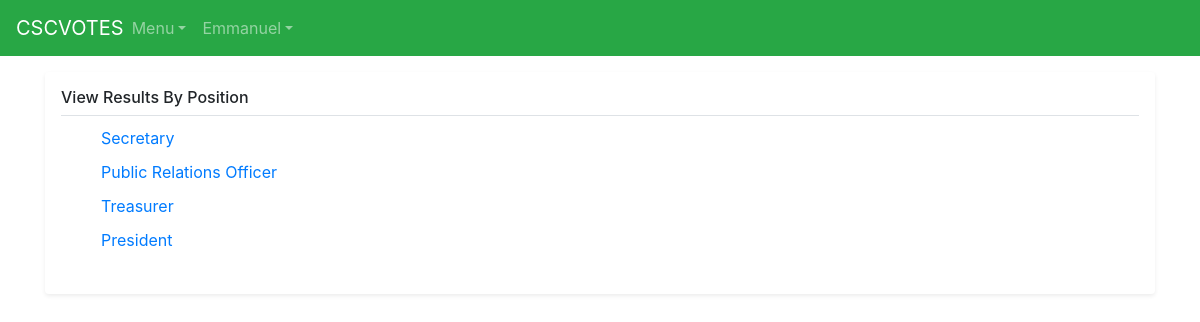
The app's page /users/results.php (signed in) with its own data.
### tables this page shows
CREATE TABLE `position` (
  `id` int(11) NOT NULL,
  `name` varchar(70) NOT NULL
);

### users/results.php (the view, shortened to what this page needs)
<?php include "includes/header.php";?>
<main role="main" class="container">
  <div class="my-3 p-3 bg-white rounded shadow-sm">
      <h6 class="border-bottom border-gray pb-2 mb-0">View Results By Position</h6>
      <ul style="list-style: none; padding-top: 10px;">
        <?php
        $query = "SELECT * FROM position";
        $result = mysqli_query($connection, $query);
        while($row = mysqli_fetch_assoc($result)) {
            $id = $row['id'];
            $name = $row['name'];
           echo "<li style='padding-bottom: 10px;'><a href='view.php?view={$id}'>$name</a></li>";
        }
        ?>
      </ul>
  </div>
</main>
<?php include "includes/footer.php";?>

### users/includes/header.php (style rules this page uses)
html, body { overflow-x: hidden; }
body { padding-top: 56px; }

### records on screen
position: name "Secretary"
position: name "Public Relations Officer"
position: name "Treasurer"
position: name "President"

### other values on screen
$_SESSION['user'] "Emmanuel"
